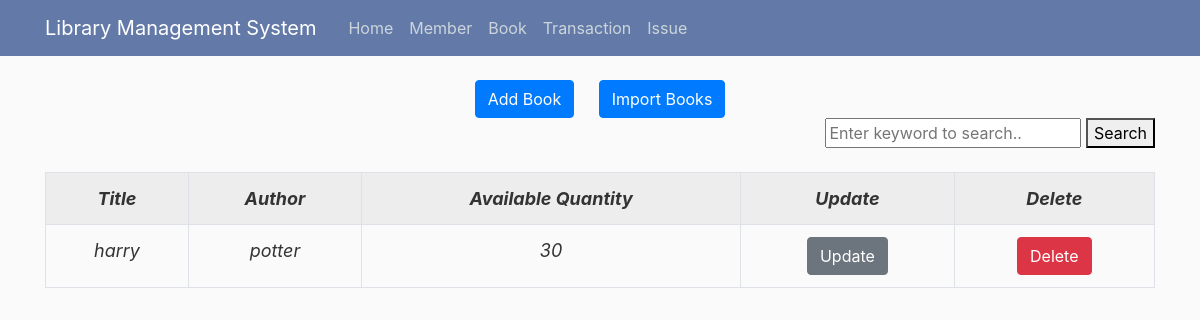
Screenshot of /book/view with the database file from the repository.
### library/models.py (models this page shows, shortened)
class Book(db.Model):
    id = db.Column(db.Integer, primary_key=True)
    title = db.Column(db.String, nullable=False)
    authors = db.Column(db.String, nullable=False)
    average_rating = db.Column(db.Float, nullable=False)
    isbn = db.Column(db.Integer, nullable=False)
    isbn13 = db.Column(db.Integer, nullable=False)
    language_code = db.Column(db.String(300), nullable=False)
    num_pages = db.Column(db.Integer, nullable=False)
    ratings_count = db.Column(db.Integer, nullable=False)
    text_reviews_count = db.Column(db.Integer, nullable=False)
    publication_date = db.Column(db.Date, nullable=False)
    publisher = db.Column(db.String, nullable=False)
    total_quantity = db.Column(db.Integer, default=30)
    available_quantity = db.Column(db.Integer, default=30, nullable=True)
    total_issue = db.Column(db.Integer, default=10, nullable=True)
    transaction = db.relationship('Transaction', backref='book', lazy=True)

### library/routes.py (the view)
@app.route("/book/view", methods=['GET','POST'])
def view_book():
    books = Book.query.all()
    if request.method == "POST":
       keyword = request.form.get("text")
       books = Book.query.filter(or_(Book.title.ilike('%{}%'.format(keyword)), Book.authors.ilike('%{}%'.format(keyword)))).all()
       print(books)
       return render_template("book.html", books=books)
    return render_template('book.html', books=books)

### library/templates/book.html (shortened to what this page needs)
{% extends "layout.html" %}
{% block content %}
<div style="text-align: center;">
    <a href="{{url_for('add_book')}}"><button class="btn btn-primary" style="margin-right: 20px;">Add
            Book</button></a>
    <a href="{{url_for('add_book')}}"><button class="btn btn-primary">Import
            Books</button></a>
    <form method="POST" action="" style="text-align: right;">
        <input type="text" name="text" id="text" placeholder="Enter keyword to search..">
        <button type="submit" name="Search">Search</button>
    </form>
</div> <br>
<table class="table table-striped table-bordered table-responsive-lg">
    <tr>
        <th>Title</th>
        <th>Author</th>
        <th>Available Quantity</th>
        <th>Update</th>
        <th>Delete</th>
    </tr>
    {% for book in books %}
    <tr>
        <td>{{ book.title }}</td>
        <td>{{ book.authors }}</td>
        <td>{{ book.available_quantity }}</td>
        <td><a href="{{ url_for('update_book', book_id=book.id) }}"><button
                    class="btn btn-secondary">Update</button></a></td>
        <td><button type="button" class="btn btn-danger" data-toggle="modal"
                data-target="#deleteModal-{{book.id}}">Delete</button>
        </td>
    </tr>
    {% endfor %}
</table>
{% endblock content %}

### library/static/main.css (style rules this page uses)
body { background: #fafafa; color: #333333; margin-top: 5rem; overflow: scroll; }
table, th, td { border: 51px solid black; border-collapse: collapse; text-align: center; font-weight: 400; font-size: large; font-style: italic; font-family: -apple-system, BlinkMacSystemFont, 'Segoe UI', Roboto, Oxygen, Ubuntu, Cantarell, 'Open Sans', 'Helvetica Neue', sans-serif; }
th { font-weight: bold; }

### rows the page displays
Book: title "harry", authors "potter", available_quantity "30"
